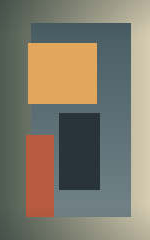
#> input picture samples/canon-le.jpg, 150 x 240 px; its folder holds only this picture in this run
$ python -i denoiser.py   (imports and definitions only)   (older library calls are emulated)
#> lines starting #> are read from the running program, lines starting #| are printed output that depends on the picture
#> further down, picture is the input picture: shape (240, 150, 3); mean B, G, R 107.2, 122.7, 128.2
"""Motion-compensated temporal denoising.

Per-pixel recursive temporal filter:
  * optical flow (Farneback) warps the running estimate onto the new frame;
  * forward/backward flow consistency rejects disocclusion / mismatch pixels;
  * history weight shrinks on large compensated residuals (motion failure);
  * strong-texture pixels are never fully averaged (anti plastic look) and
    receive detail injected back from the current noisy frame;
  * a global scene cut is detected and the history is reset, so content from
    the old scene is never dragged into the new one.
"""

import numpy as np
import cv2

SIGMA_KNOWN = 20 / 255
TAU = 3.0          # residual scale in noise std for the weight curve
W_MAX = 0.97       # strongest temporal weight (smooth static pixels)
W_TEX = 0.88       # cap for strong-texture pixels (preserve structure)
DETAIL = 0.35      # fraction of high-frequency detail restored in textures


# [6 lines left out: function immerkaer_sigma, not called in this run]


def texture_mask(frame):
    """Strong-texture pixels only (top ~8% high-frequency energy).

    Kept narrow so ordinary textured background still receives strong temporal
    averaging; the mask only prevents genuine detail peaks from being plastic.
    """
    lp = cv2.GaussianBlur(frame, (0, 0), 2.0)
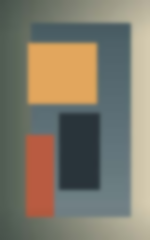
#> lp: shape (240, 150, 3); mean B, G, R 107.2, 122.7, 128.2
    energy = cv2.GaussianBlur((frame - lp) ** 2, (0, 0), 3.0)
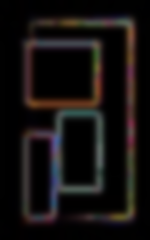
#> energy: shape (240, 150, 3); mean B, G, R 16.2, 17.1, 20.5
    local = cv2.GaussianBlur(energy, (0, 0), 25.0) + 1e-6
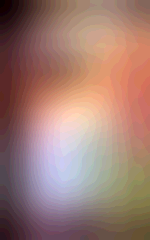
#> local: shape (240, 150, 3) float64; mean B, G, R 16.3, 17.2, 20.6; drawn with min black and max white
    prominence = energy / local
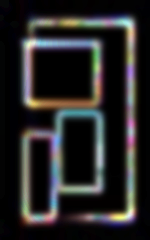
#> prominence: shape (240, 150, 3) float64; mean B, G, R 0.91, 0.916, 0.935; drawn with min black and max white
    return (prominence > 1.4).astype(np.uint8)
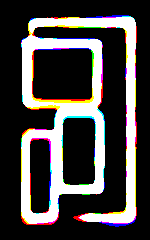
#> returned value: shape (240, 150, 3); mean of channels 0, 1, 2 0.264, 0.269, 0.281; drawn with 1 as white


# [109 lines left out: functions _flow, _warp, denoise_sequence, not called in this run]

>>> import cv2
>>> picture = cv2.imread('../samples/canon-le.jpg')
>>> result = texture_mask(picture)

$ run again, on samples/illegal-offset.jpg
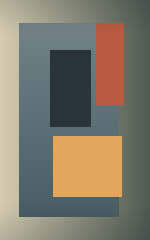
#> input picture samples/illegal-offset.jpg, 150 x 240 px
#> picture is the input picture: shape (240, 150, 3); mean B, G, R 107.2, 122.7, 128.2
#> in texture_mask, `local = cv2.GaussianBlur(energy, (0, 0), 25.0) + 1e-6`:
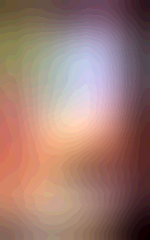
#> local: shape (240, 150, 3) float64; mean B, G, R 16.3, 17.2, 20.6; drawn with min black and max white
#> in texture_mask, `return (prominence > 1.4).astype(np.uint8)`:
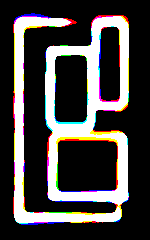
#> returned value: shape (240, 150, 3); mean of channels 0, 1, 2 0.264, 0.269, 0.281; drawn with 1 as white
